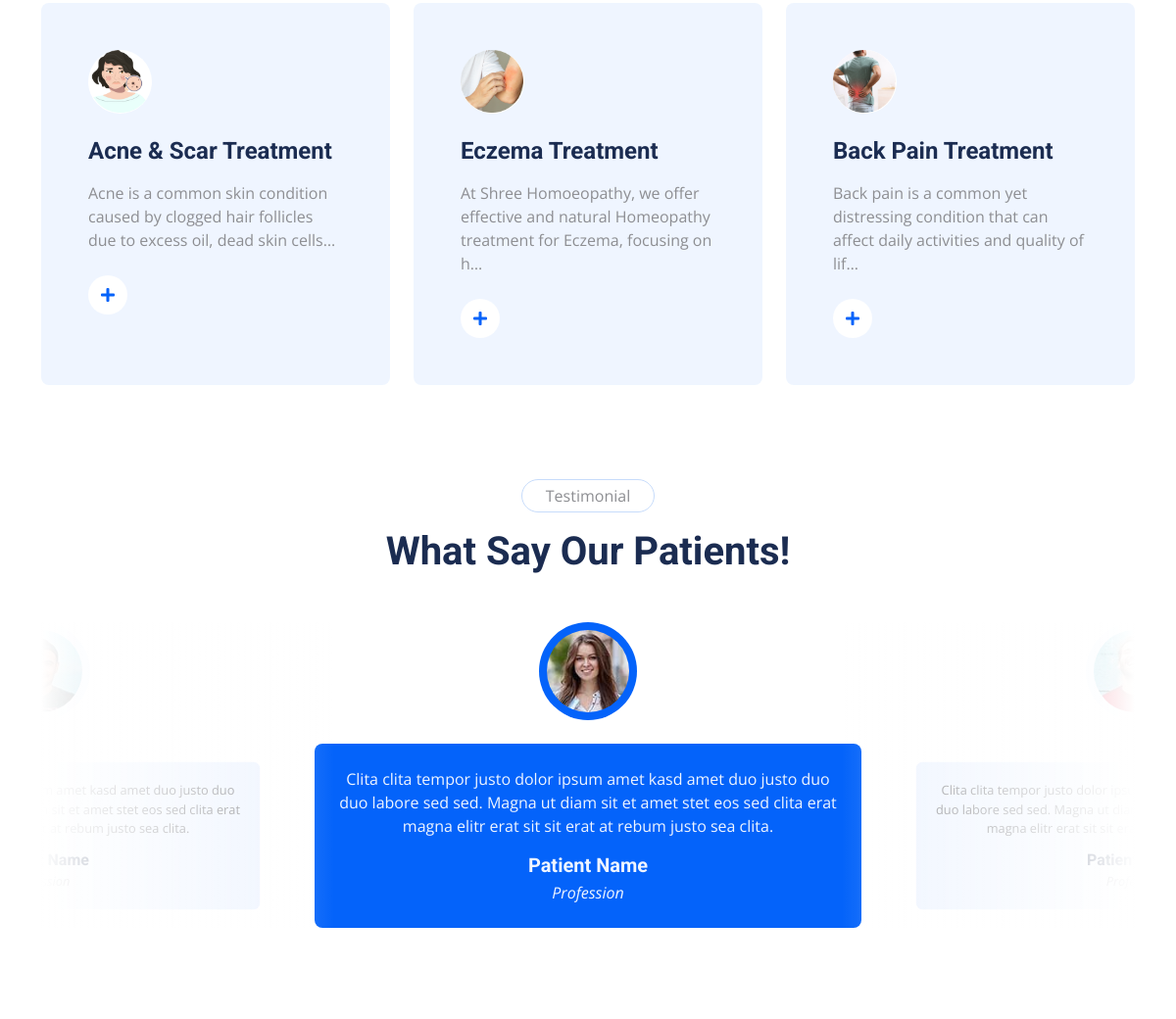
The page /treatment/ (middle part) on the database as committed earlier.
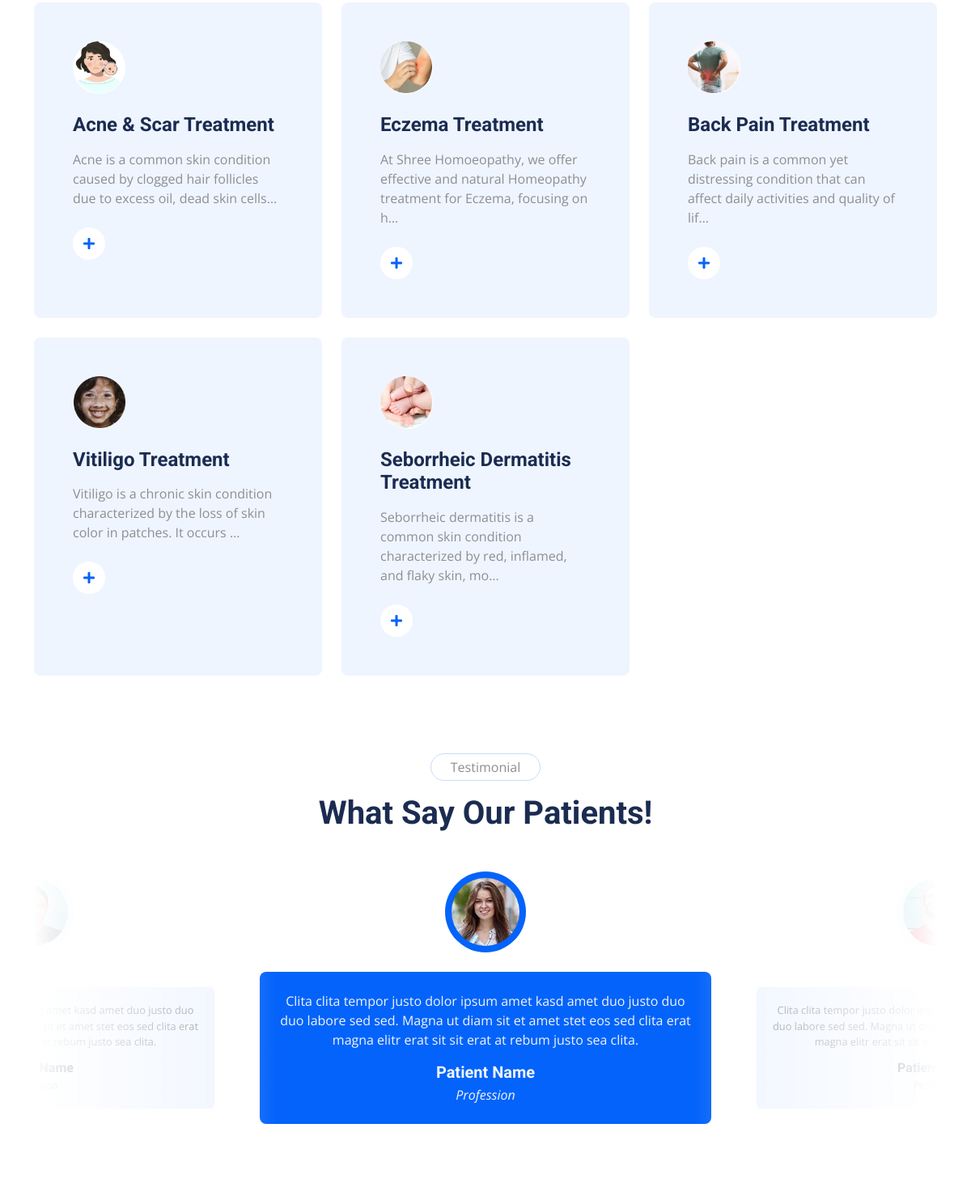
The same page on the database as committed later.
### aastha/models.py (models this page shows, shortened)
class Treatment(models.Model):
    category = models.ForeignKey(TreatmentCategory, on_delete=models.CASCADE, related_name='treatments')
    title = models.CharField(max_length=200)
    description = models.TextField(blank=True)
    image = models.ImageField(upload_to='treatments/', blank=True, null=True)

### aastha/views.py (the view)
# urls.py: path('treatment/', views.treatment,name='treatment'),
def treatment(request):
    treatments = Treatment.objects.all()
    return render(request, 'treatment.html', {'treatments': treatments})

### aastha/templates/treatment.html (shortened to what this page needs)
{% extends "base.html" %}
{% load static %}
{% block content %}
    <div class="container-xxl py-5">
        <div class="container">
            <div class="row g-4">
                {% for treatment in treatments %}
                    <div class="col-lg-4 col-md-6 wow fadeInUp" data-wow-delay="{{ treatment.delay }}">
                        <div class="service-item bg-light rounded h-100 p-5">
                            <div class="d-inline-flex align-items-center justify-content-center bg-white rounded-circle mb-4" style="width: 65px; height: 65px;">
                                <img src="{{ treatment.image.url }}" alt="" width="64" height="64" class="img-icon-style">
                            </div>
                            <h4 class="mb-3">{{ treatment.title }}</h4>
                            <p class="mb-4">{{ treatment.description|truncatechars:100 }}</p>
                            <a class="btn" href="{% url 'treatment_detail' treatment.id %}">
                                <i class="fa fa-plus text-primary me-3"></i>Read More
                              </a>
                        </div>
                    </div>
                {% endfor %}
            </div>
        </div>
    </div>
    <div class="container-xxl py-5">
        <div class="container">
            <div class="text-center mx-auto mb-5 wow fadeInUp" data-wow-delay="0.1s" style="max-width: 600px;">
                <p class="d-inline-block border rounded-pill py-1 px-4">Testimonial</p>
                <h1>What Say Our Patients!</h1>
            </div>
            <div class="owl-carousel testimonial-carousel wow fadeInUp" data-wow-delay="0.1s">
                <div class="testimonial-item text-center">
                    <img class="img-fluid bg-light rounded-circle p-2 mx-auto mb-4" src="{% static 'img/testimonial-1.jpg' %}" style="width: 100px; height: 100px;">
                    <div class="testimonial-text rounded text-center p-4">
                        <p>Clita clita tempor justo dolor ipsum amet kasd amet duo justo duo duo labore sed sed. Magna ut diam sit et amet stet eos sed clita erat magna elitr erat sit sit erat at rebum justo sea clita.</p>
                        <h5 class="mb-1">Patient Name</h5>
                        <span class="fst-italic">Profession</span>
                    </div>
                </div>
                <div class="testimonial-item text-center">
                    <img class="img-fluid bg-light rounded-circle p-2 mx-auto mb-4" src="{% static 'img/testimonial-2.jpg' %}" style="width: 100px; height: 100px;">
                    <div class="testimonial-text rounded text-center p-4">
                        <p>Clita clita tempor justo dolor ipsum amet kasd amet duo justo duo duo labore sed sed. Magna ut diam sit et amet stet eos sed clita erat magna elitr erat sit sit erat at rebum justo sea clita.</p>
                        <h5 class="mb-1">Patient Name</h5>
                        <span class="fst-italic">Profession</span>
                    </div>
                </div>
                <div class="testimonial-item text-center">
                    <img class="img-fluid bg-light rounded-circle p-2 mx-auto mb-4" src="{% static 'img/testimonial-3.jpg' %}" style="width: 100px; height: 100px;">
                    <div class="testimonial-text rounded text-center p-4">
                        <p>Clita clita tempor justo dolor ipsum amet kasd amet duo justo duo duo labore sed sed. Magna ut diam sit et amet stet eos sed clita erat magna elitr erat sit sit erat at rebum justo sea clita.</p>
                        <h5 class="mb-1">Patient Name</h5>
                        <span class="fst-italic">Profession</span>
                    </div>
                </div>
            </div>
        </div>
    </div>
{% endblock %}

Rows that differ between the two databases and show on the page:
added Treatment: image (picture), title "Vitiligo Treatment", description "Vitiligo is a chronic skin condition characterized by the loss of skin color in patches. It occurs …"
added Treatment: image (picture), title "Seborrheic Dermatitis Treatment", description "Seborrheic dermatitis is a common skin condition characterized by red, inflamed, and flaky skin, mo…"
